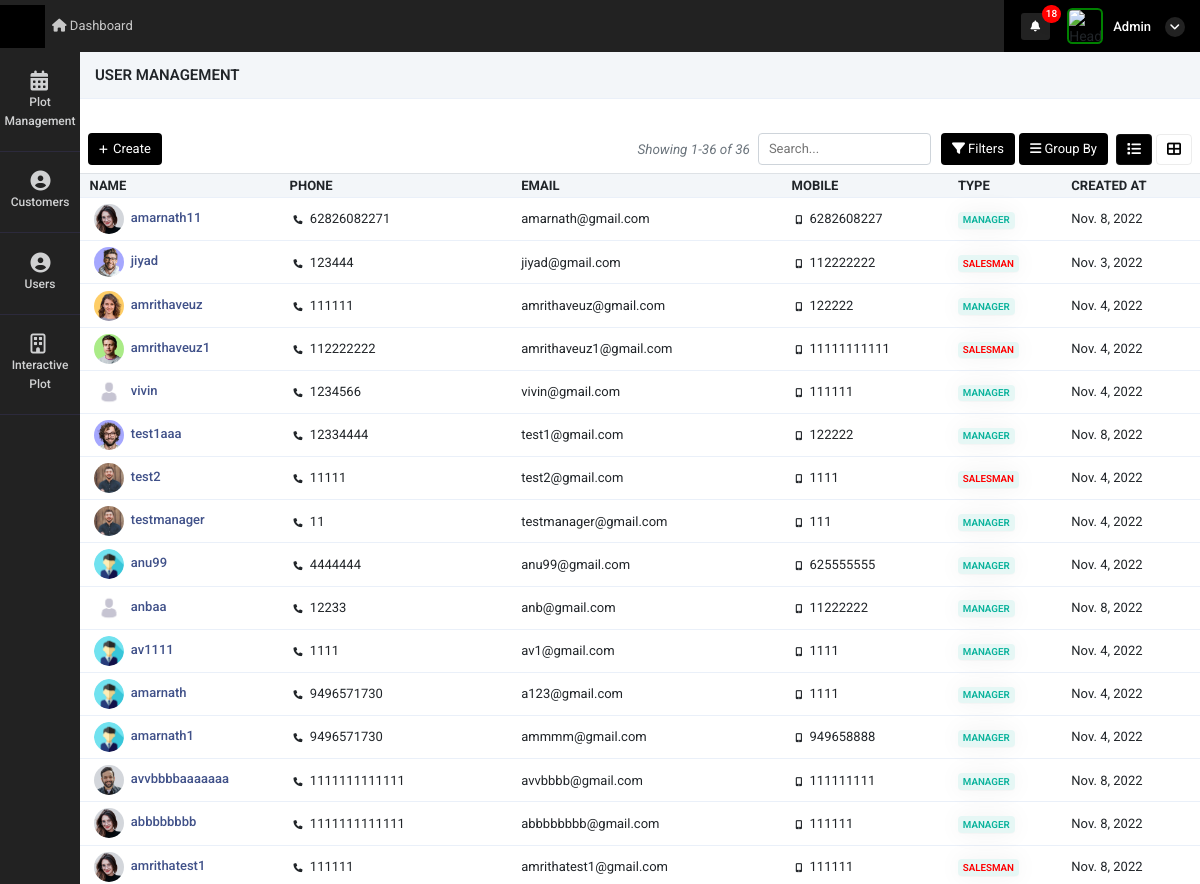
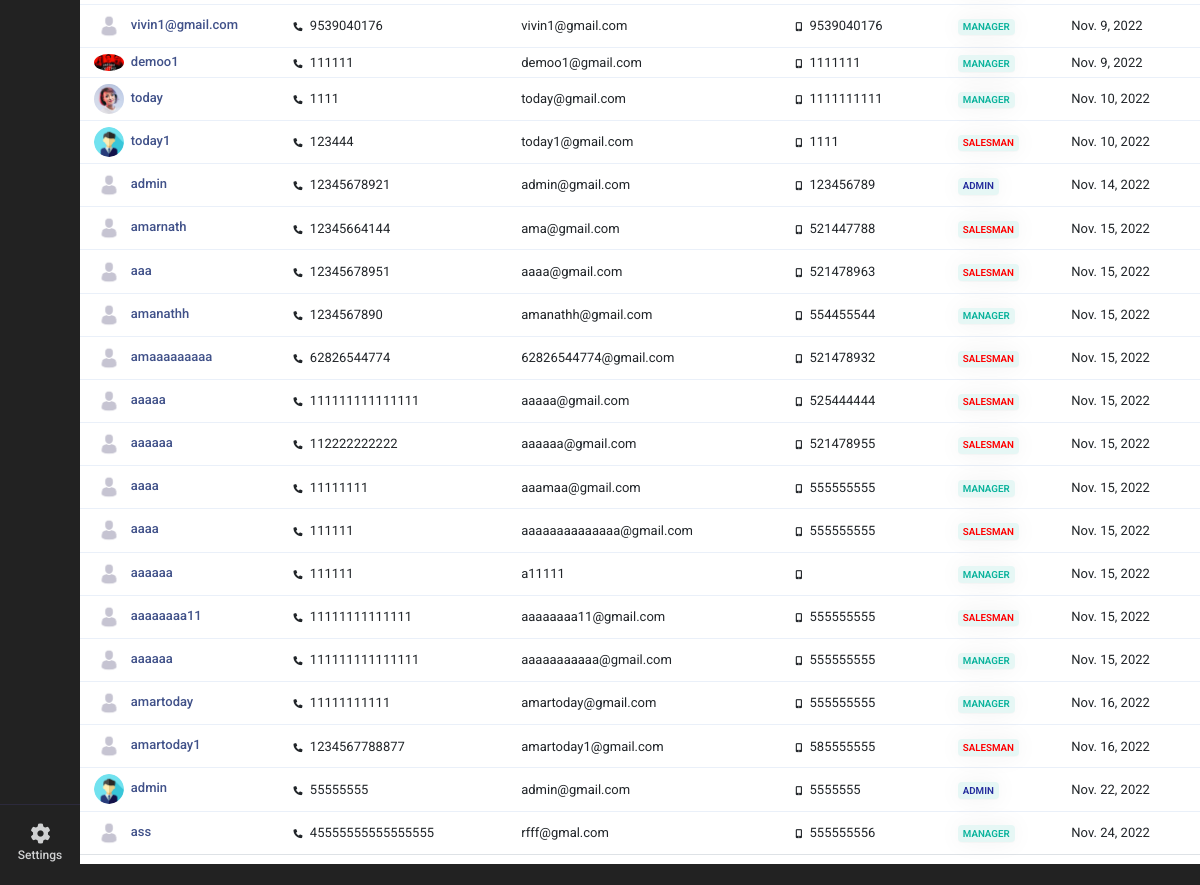
Page /user_management (signed in) on the earlier database version (2 pictures, top to bottom).
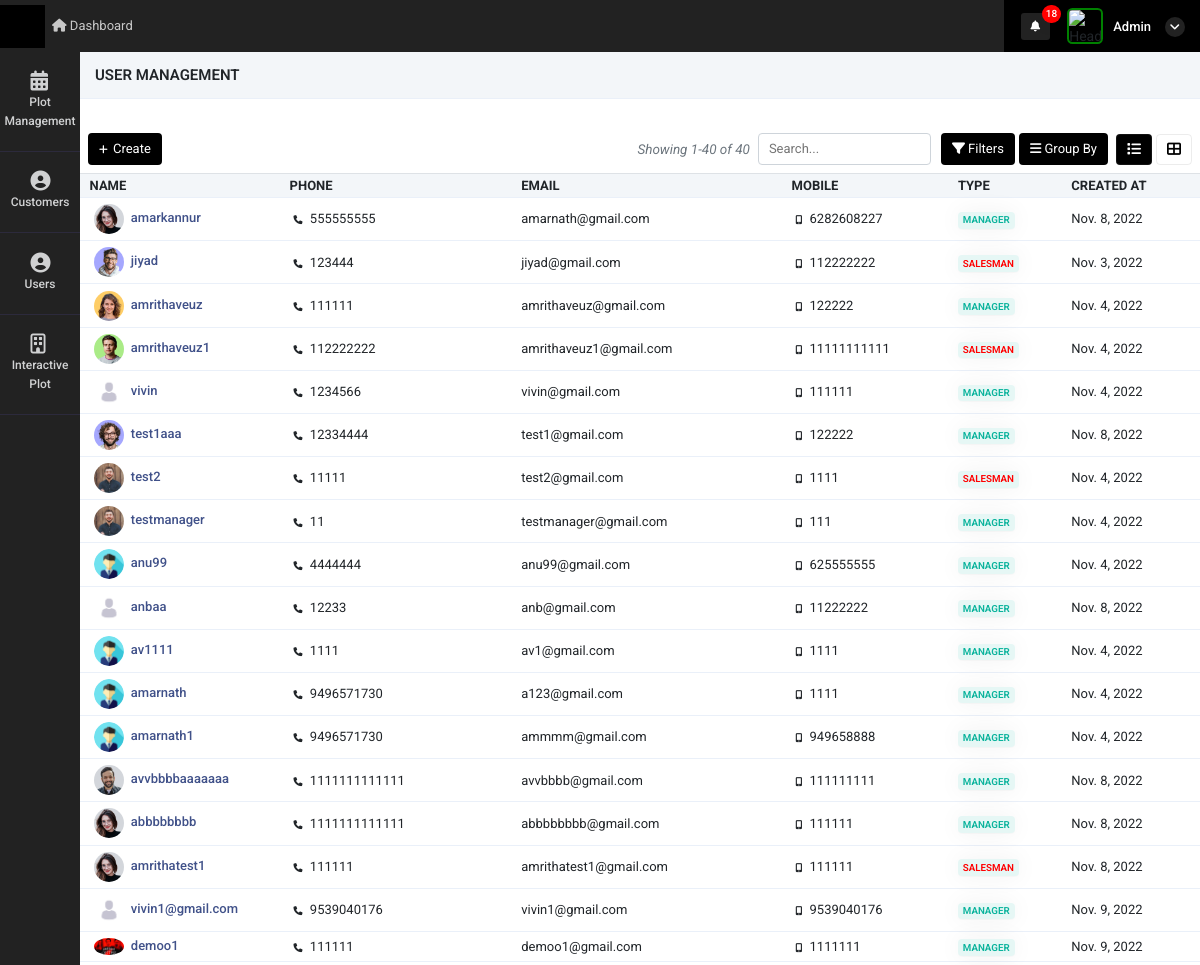
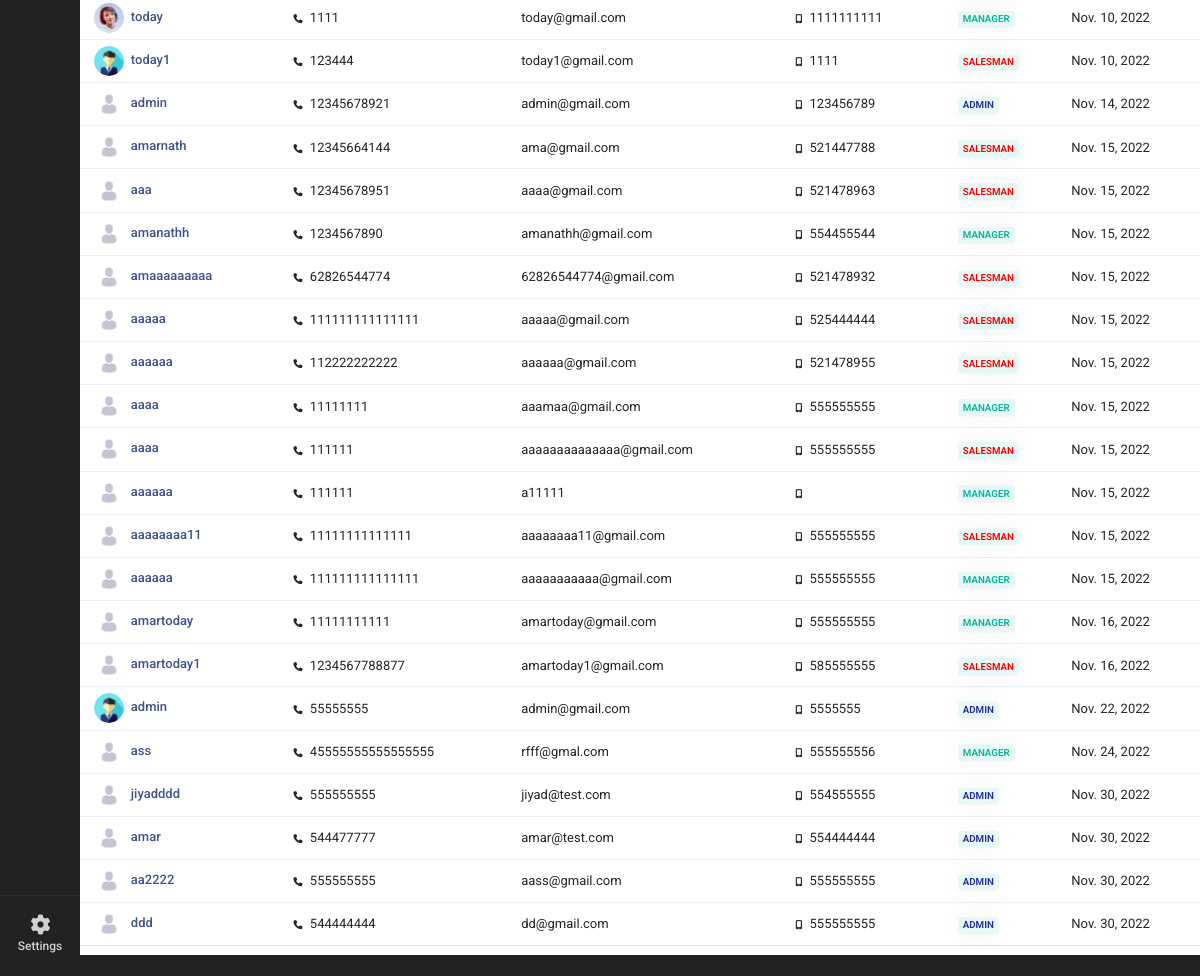
Same page on the later database version (2 pictures, top to bottom).
### super_admin/models.py (models this page shows)
class common(models.Model):  # COMM0N
    dt = models.DateField(auto_now=True)
    tm = models.TimeField(auto_now=True)
    updated = models.DateTimeField(default=timezone.now)
    status = models.CharField(max_length=255, null=True)
    class Meta:
        abstract = True

class user_Details(common):
    auth_user = models.ForeignKey(User,on_delete=models.CASCADE,related_name="auth_user_login_id", null=True)
    name = models.CharField(max_length=255,null=True)
    phone = models.CharField(max_length=255,null=True)
    email = models.EmailField(null=True)
    mobile = models.CharField(max_length=255,null=True)
    emp_id = models.CharField(max_length=255,null=True)
    address1 = models.CharField(max_length=255,null=True)
    address2 = models.CharField(max_length=255,null=True)
    city = models.CharField(max_length=255,null=True)
    state = models.CharField(max_length=255,null=True)
    country = models.CharField(max_length=255,null=True)
    zip = models.CharField(max_length=255,null=True)
    password_geration_type = models.CharField(max_length=255,choices=password_generate_option,null=True)
    user_type = models.CharField(max_length=255,choices=login_user_type,null=True)
    atatchment = models.FileField(upload_to="user_image",null=True)
    created_by = models.ForeignKey(User,on_delete=models.CASCADE,related_name="added_by_user_id", null=True)
    plot_list_view = models.CharField(max_length=255,null=True)
    price_visibility = models.IntegerField(null=True,default=1)
    property_access =  models.CharField(max_length=255,choices=property_access_option,null=True)
    manager_nav_ploat_permission = models.IntegerField(default=0)
    manager_nav_user_permission = models.IntegerField(default=0)
    manager_nav_plot_edit_permission = models.IntegerField(default=0)
    manager_nav_booking_cancel_permission = models.IntegerField(default=0)
    manager_nav_customer_read_permission = models.IntegerField(default=0)
    manager_nav_customer_write_permission = models.IntegerField(default=0)
    manager_nav_customer_edit_permission = models.IntegerField(default=0)
    manager_nav_document_read_permission = models.IntegerField(default=0)
    manager_nav_document_write_permission = models.IntegerField(default=0)
    manager_nav_document_edit_permission = models.IntegerField(default=0)

### super_admin/views.py (the view)
# urls.py: path('user_management',views.user_management,name='user_management'),
def user_management(request):
    page_number = request.GET.get("page")
    user_data = user_Details.objects.all()
    data_paginator = Paginator(user_data, 100)
    try:
        page_obj = data_paginator.get_page(page_number)
    except PageNotAnInteger:
        page_obj = data_paginator.page(1)
    context = {
        'user_data': user_data,
        'page_obj': page_obj
    }
    return render(request, 'super_admin/user_management.html', context)

### super_admin/templatetags/notification.py (called while the page is built, shortened)
@register.filter(name='get_notifications')
def get_notifications(value,args):
    user_dat = User.objects.get(id=value.id)
    st = user_dat.is_superuser
    data_count = ''
    if st == True:
        data_count = user_request_plot.objects.filter(read_status=0).count()
    return data_count

@register.filter(name='get_loginUsernameImage')
def get_loginUsernameImage(value,args):
    user_dat = User.objects.get(id=value.id)
    st = user_dat.is_superuser
    image_url = ''
    if st == True:
        image_url = 'http://10.10.10.119:8000/static/adminicon.jpg'
    else:
        user_data = user_Details.objects.get(auth_user=value.id)
        if user_data.atatchment == '':
            image_url = 'http://10.10.10.119:8000/static/adminicon.jpg'
        else:
            image_url ='../media/'+str(user_data.atatchment)
    return image_url

@register.filter(name='get_nav_permission')
def get_nav_permission(value,args):
    user_dat = User.objects.get(id=value.id)
    st = user_dat.is_superuser
    if st == True:
        return True

### super_admin/templates/super_admin/user_management.html (shortened to what the changed rows need)
 {% extends "super_admin/base10.html" %}
{% load static %}
    {% block content %}
    <div class="container-fluid mt-4 px-0">
        <div class="tab-content contnt" id="demo_result_employee">
            <div class="tab-pane active" id="home1" role="tabpanel">
                <div
                    class="d-flex align-items-center justify-content-between px-2">
                    <div class="d-flex align-items-center">
                        <span class="text-muted d-flex align-items-center">
                            <i class="text-muted" style="font-size: 13.5px;">Showing {{ page_obj.start_index }}-{{ page_obj.end_index }} of {{ page_obj.paginator.count }}</i>
                        </span>
                    </div>
                </div>
                <div class="tab-content">
                    <div class="tab-pane active" id="ho" role="tabpanel">
                        <div class="table-responsive mb-1  mt-2">
                            <table class="table table-nowrap align-middle user_table"
                                id="orderTable">
                                <thead class="table-light">
                                    <tr class="text-uppercase">
                                        <th class="sort"
                                            data-sort="customer_name" style="width:200px;">
                                            Name</th>
                                        <th class="sort"
                                            data-sort="product_name">
                                           Phone
                                        </th>
                                        <th class="sort" data-sort="date">Email</th>
                                        <th class="sort" data-sort="company">
                                           Mobile
                                        </th>
                                        <th class="sort" data-sort="company">
                                            Type
                                         </th>
                                        <th class="sort" data-sort="company">
                                           Created At
                                        </th>
                                    </tr>
                                </thead>
                                <tbody class="list form-check-all append_search_result">
                                    {% for i in page_obj  %}
                                    <tr >
                                        {% if i.atatchment == "" %}
                                        <td class="id" onclick="window.location='user_edit?id={{i.id}}'"><img style="width:30px;    border-radius: 50%;" src="{% static 'adminicon.jpg' %}" class="m-1"/><a href="user_edit?id={{i.id}}"
                                                class="fw-medium link-primary">&nbsp;{{i.name}}</a>
                                        </td>
                                        {% else %}
                                        <td class="id"><img style="width:30px;    border-radius: 50%;" src="./media/{{i.atatchment}}" class="m-1"/><a href="user_edit?id={{i.id}}"
                                                class="fw-medium link-primary">&nbsp;{{i.name}}</a>
                                        </td>
                                        {% endif %}
                                        <td class="customer_name"><i class="fa fa-phone m-1" style="font-size: 9px;"></i>&nbsp;{{i.phone}}
                                        </td>
                                        <td class="product_name">{{i.email}}</td>
                                        <td class="date"><i class="fa fa-mobile m-1" style="font-size: 9px;"></i>&nbsp;{{i.mobile}}</td>
                                        <td class="company">
                                            {% if i.user_type == "manager" %}
                                            <span
                                                class="badge badge-soft-success text-uppercase">Manager</span>
                                            {% elif i.user_type == "salesman"  %}
                                            <span style="color: red!important"
                                                class="badge badge-soft-success text-uppercase">Salesman</span>
                                                {% elif i.user_type == "admin"  %}
                                                <span style="color: rgb(35, 43, 156)!important"
                                                    class="badge badge-soft-success text-uppercase">Admin</span>
                                            {% endif %}
                                            </td>
                                        <td class="status">{{i.dt}}
                                        </td>
                                    </tr>
                                    {% endfor %}
                                </tbody>
                            </table>
                        </div>
                    </div>
                </div>
            </div>
        </div>
    </div>
{% endblock %}

Differences in the rows shown:
changed user_Details "amarnath@gmail.com": name "amarnath11" → "amarkannur"; phone "62826082271" → "555555555"
added user_Details: name "jiyadddd", phone "555555555", email "jiyad@test.com", mobile "554555555", user_type "ADMIN", dt "Nov. 30, 2022"
added user_Details: name "amar", phone "544477777", email "amar@test.com", mobile "554444444", user_type "ADMIN", dt "Nov. 30, 2022"
added user_Details: name "aa2222", phone "555555555", email "aass@gmail.com", mobile "555555555", user_type "ADMIN", dt "Nov. 30, 2022"
added user_Details: name "ddd", phone "544444444", email "dd@gmail.com", mobile "555555555", user_type "ADMIN", dt "Nov. 30, 2022"
Other differences:
{{ page_obj.end_index }}: "36" → "40"
{{ page_obj.paginator.count }}: "36" → "40"
